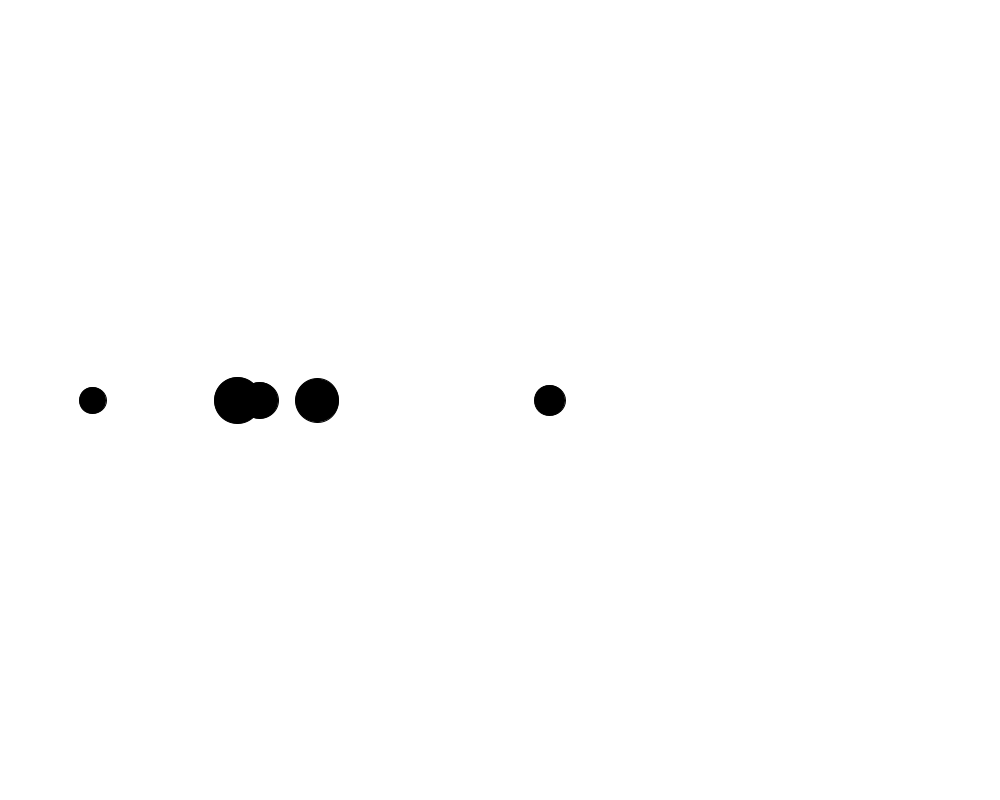
Frame 1 (no input)
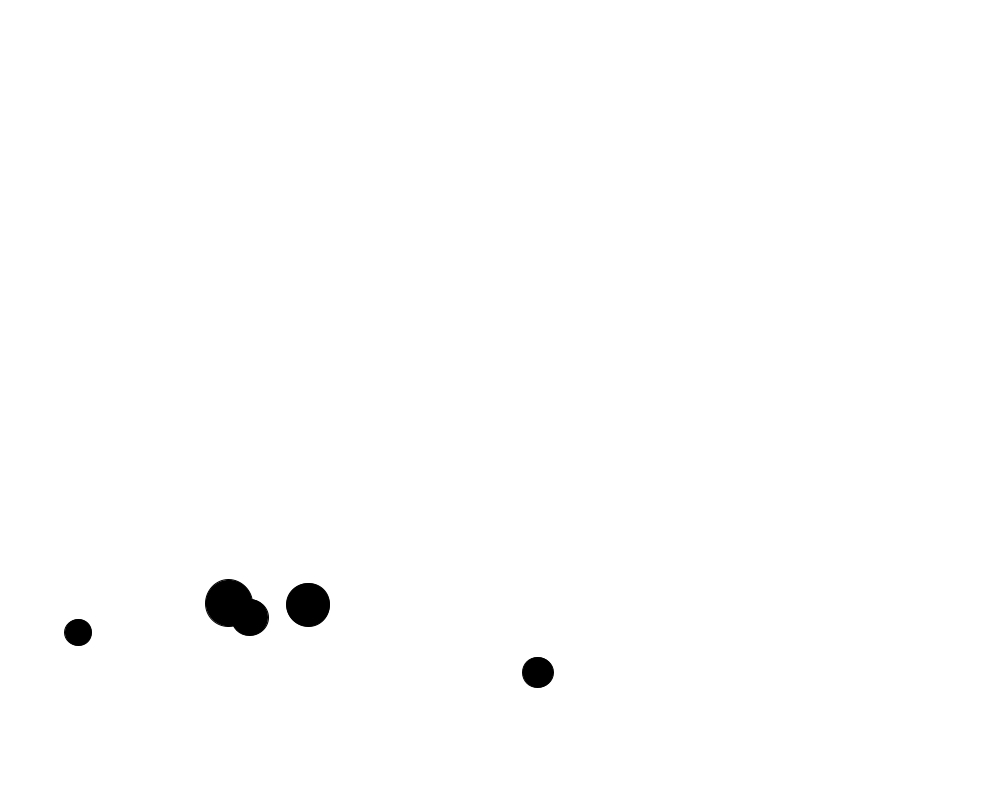
Frame 60 (the mouse pressed at the canvas centre just before this capture)
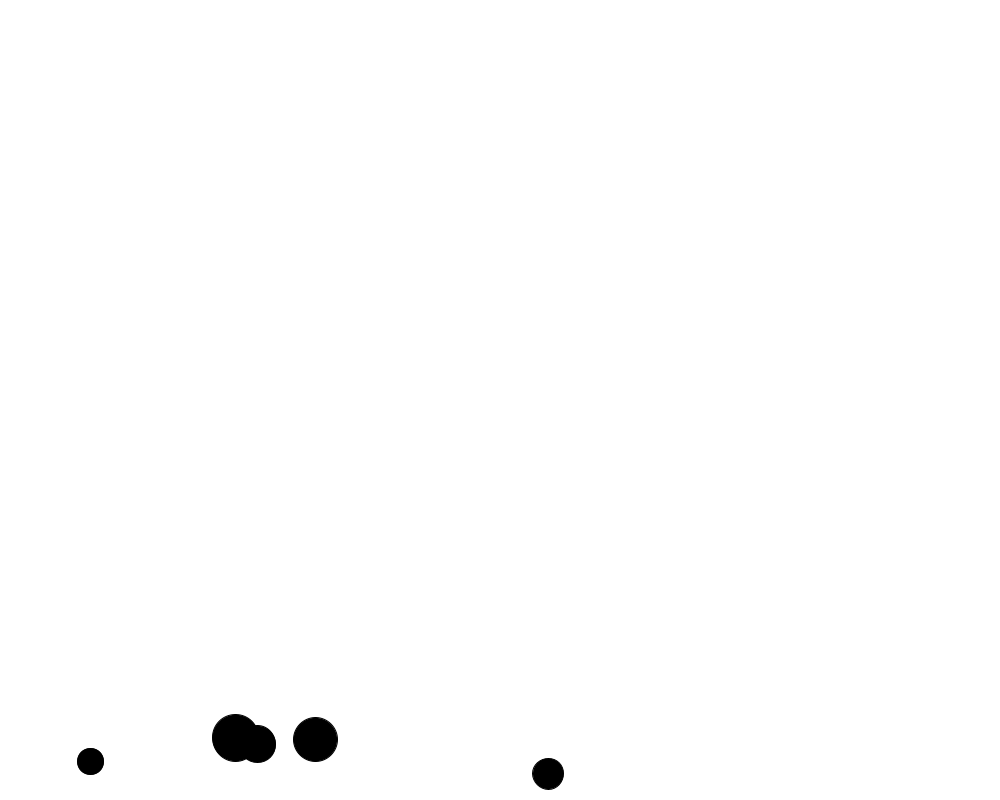
Frame 120 (the mouse held since frame 60 and released just before this capture)

The Processing sketch that drew these frames (run headless with seeded random() and noise(); from frame 60 on, the mouse is pressed at the canvas centre):

// Processing sketch: The_ApplyForce_Of_earth
// ── The_ApplyForce_Of_earth.pde
Mover []mover = new Mover[5];
PVector gravity;
PVector wind;
float setOffX;
void setup()
{
  size(1000, 800);
  setOffX = 1;
  gravity = new PVector(0,0.4);
  wind = new PVector(0.01,0);
  for(int i=0;i<mover.length;i++)
  {
   mover[i] = new Mover(); 
  }
}

void draw()
{
  background(255);
  for(int i=0;i<mover.length;i++)
  {
   mover[i].ApplyForce(CountFriction(mover[i].velocity,mover[i].location));
   mover[i].ApplyForce(PVector.mult(gravity,mover[i].mass));
   mover[i].ApplyForce(wind);
   mover[i].setp();
   mover[i].display();
   mover[i].CheckEdge();
   wind = new PVector(map(noise(setOffX),0,1,-0.1,0.1),0);
  }
  setOffX+=0.01;
}

PVector CountFriction(PVector velocity,PVector location)
{
  float c = ChooiceC(location.x);
  float normal = 1;
  float frictionMag = c*normal;
  PVector dirction = velocity.get();
  dirction.mult(-1);
  dirction.normalize();
  dirction.mult(frictionMag);
  return dirction;
}


float ChooiceC(float x)
{
  if(x<width/3)
  return 0.08;
  else if(x<width*2/3)
  return 0.2;
  else
  return 0.5;
}
// ── Mover.pde
class Mover
{
 float mass;
 PVector location;
 PVector velocity;
 PVector acceleration;
 
 Mover()
 {
   mass = random(1,3);
   location = new PVector(width/2+random(-width/2,width/2),height/2);
   velocity = new PVector(0,0);
   acceleration = new PVector(0,0);
 }
 
 void setp()
 {
   velocity.add(acceleration);
   velocity.limit(15);
   location.add(velocity);
 }
 
 void ApplyForce(PVector force)
 {
   PVector f = PVector.div(force,mass);
   acceleration.add(f);
 }
 
 void display()
 {
   fill(0);
   ellipse(location.x,location.y,mass*16,mass*16);
   acceleration.mult(0);
 }
 
 void CheckEdge()
 {
   if(location.x<0+(mass*16)/2)
   {
     velocity.x*=-1;
     location.x = 0+(mass*16)/2;
   }else if(location.x>width-(mass*16)/2)
   {
     velocity.x*=-1;
     location.x = width-(mass*16)/2;
   }
   
   if(location.y<0+ (mass*16)/2)
   {
     velocity.y*=-1;
     location.y = 0 + (mass*16)/2;
   }else if(location.y>height- (mass*16)/2)
   {
     velocity.y*=-1;
     location.y = height - (mass*16)/2;
   }
 }
}
